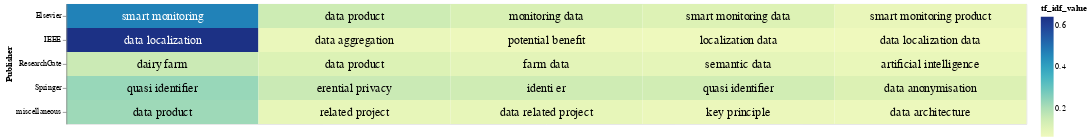

The notebook cell saved with this chart:
### Code cell
# Select the top terms for each PDF
top_terms_df_publisher = result_df_tfidf_publisher.groupby('Publisher').head(5)

# Add a small random value to 'idf_value' for better visualization
top_terms_df_publisher['tf_idf_value'] = top_terms_df_publisher['tf_idf_value'] + np.random.rand(top_terms_df_publisher.shape[0]) * 0.0001

# Create a base chart
base = alt.Chart(top_terms_df_publisher).encode(
    x=alt.X('rank:O', axis=None),  # Use rank for x-axis
    y='Publisher:N',
    color=alt.Color('tf_idf_value:Q', scale=alt.Scale(scheme='viridis')),
    text='top_word:N'  # Corrected column name to 'topic_word'
).transform_window(
    rank="rank()",
    sort=[alt.SortField("tf_idf_value", order="descending")],
    groupby=["Publisher"]
)

# Create a heatmap
heatmap = base.mark_rect().encode(
    color='tf_idf_value:Q',
)

# Create text labels with conditional color
text = base.mark_text(baseline='middle',fontWeight='normal', fontSize=15).encode(
    text='top_word:N',
    color=alt.condition(alt.datum.tf_idf_value >= 0.4, alt.value('white'), alt.value('black'))
)

# Display the heatmap and text labels
chart_publisher = (heatmap + text).properties(width=1200, height=150)
chart_publisher

### Figure 1 — Vega-Lite specification as saved in the notebook (floating-point values rounded to 4 significant figures)
{"config": {"view": {"continuousWidth": 300, "continuousHeight": 300}}, "layer": [{"mark": {"type": "rect"}, "encoding": {"color": {"field": "tf_idf_value", "type": "quantitative"}, "text": {"field": "top_word", "type": "nominal"}, "x": {"axis": null, "field": "rank", "type": "ordinal"}, "y": {"field": "Publisher", "type": "nominal"}}, "transform": [{"window": [{"op": "rank", "field": "", "as": "rank"}], "groupby": ["Publisher"], "sort": [{"field": "tf_idf_value", "order": "descending"}]}]}, {"mark": {"type": "text", "baseline": "middle", "fontSize": 15, "fontWeight": "normal"}, "encoding": {"color": {"condition": {"test": "(datum.tf_idf_value >= 0.4)", "value": "white"}, "value": "black"}, "text": {"field": "top_word", "type": "nominal"}, "x": {"axis": null, "field": "rank", "type": "ordinal"}, "y": {"field": "Publisher", "type": "nominal"}}, "transform": [{"window": [{"op": "rank", "field": "", "as": "rank"}], "groupby": ["Publisher"], "sort": [{"field": "tf_idf_value", "order": "descending"}]}]}], "data": {"name": "data-603502a072fe4d2fd2b686ee4c0421a5"}, "height": 150, "width": 1200, "$schema": "https://vega.github.io/schema/vega-lite/v5.17.0.json", "datasets": {"data-603502a072fe4d2fd2b686ee4c0421a5": [{"Publisher": "IEEE", "top_word": "data localization", "tf_idf_value": 0.6429}, {"Publisher": "IEEE", "top_word": "data aggregation", "tf_idf_value": 0.07737}, {"Publisher": "IEEE", "top_word": "potential benefit", "tf_idf_value": 0.06899}, {"Publisher": "IEEE", "top_word": "localization data", "tf_idf_value": 0.06567}, {"Publisher": "IEEE", "top_word": "data localization data", "tf_idf_value": 0.06301}, {"Publisher": "Springer", "top_word": "quasi identifier", "tf_idf_value": 0.2307}, {"Publisher": "Springer", "top_word": "erential privacy", "tf_idf_value": 0.1548}, {"Publisher": "Springer", "top_word": "identi er", "tf_idf_value": 0.1445}, {"Publisher": "Springer", "top_word": "quasi identifier", "tf_idf_value": 0.1396}, {"Publisher": "Springer", "top_word": "data anonymisation", "tf_idf_value": 0.118}, {"Publisher": "ResearchGate", "top_word": "dairy farm", "tf_idf_value": 0.1524}, {"Publisher": "ResearchGate", "top_word": "data product", "tf_idf_value": 0.1167}, {"Publisher": "ResearchGate", "top_word": "farm data", "tf_idf_value": 0.09708}, {"Publisher": "ResearchGate", "top_word": "semantic data", "tf_idf_value": 0.09058}, {"Publisher": "ResearchGate", "top_word": "artificial intelligence", "tf_idf_value": 0.08102}, {"Publisher": "Elsevier", "top_word": "smart monitoring", "tf_idf_value": 0.4693}, {"Publisher": "Elsevier", "top_word": "data product", "tf_idf_value": 0.1471}, {"Publisher": "Elsevier", "top_word": "monitoring data", "tf_idf_value": 0.1259}, {"Publisher": "Elsevier", "top_word": "smart monitoring data", "tf_idf_value": 0.114}, {"Publisher": "Elsevier", "top_word": "smart monitoring product", "tf_idf_value": 0.08129}, {"Publisher": "miscellaneous", "top_word": "data product", "tf_idf_value": 0.2235}, {"Publisher": "miscellaneous", "top_word": "related project", "tf_idf_value": 0.0872}, {"Publisher": "miscellaneous", "top_word": "data related project", "tf_idf_value": 0.08717}, {"Publisher": "miscellaneous", "top_word": "key principle", "tf_idf_value": 0.07476}, {"Publisher": "miscellaneous", "top_word": "data architecture", "tf_idf_value": 0.072}]}}
